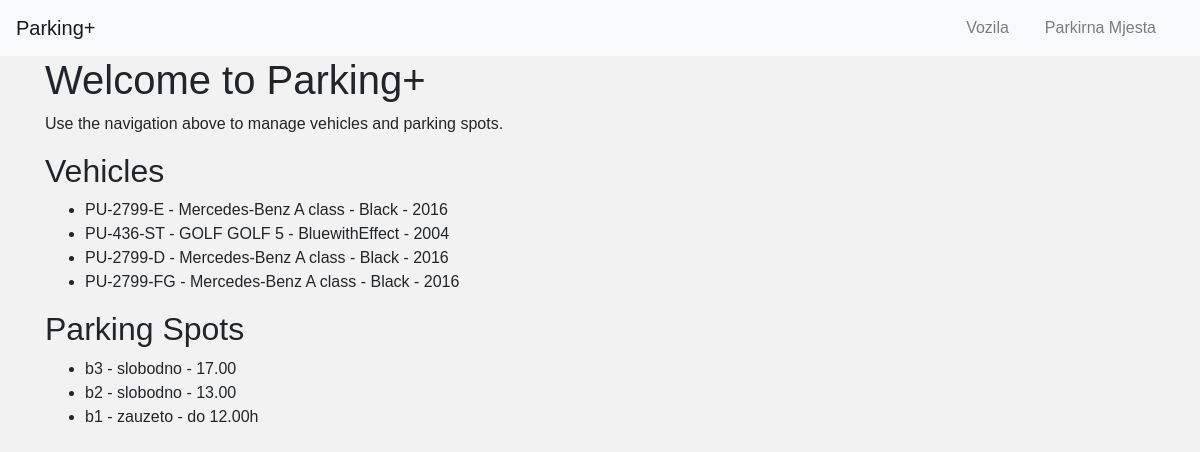
Before: / with the older database file.
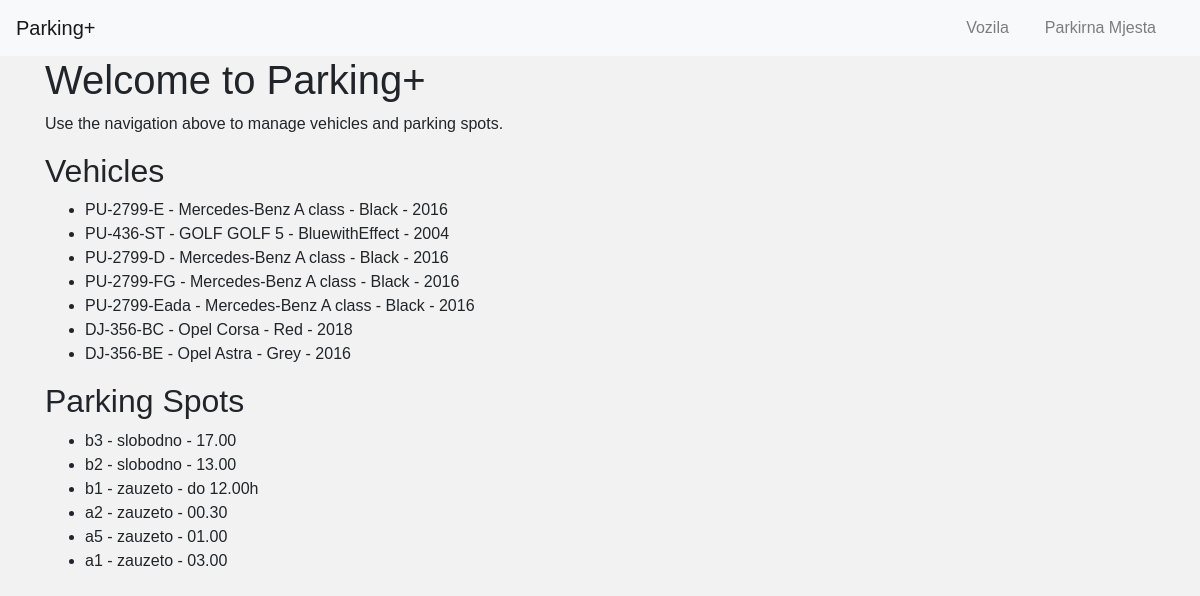
After: the same page with the newer database file.
### tables this page shows
CREATE TABLE Vozilo (
    RegistarskaOznaka TEXT PRIMARY KEY,
    Marka TEXT NOT NULL,
    Model TEXT NOT NULL,
    Boja TEXT,
    GodinaProizvodnje INTEGER
);

CREATE TABLE ParkirnoMjesto (
    IdentifikatorMjesta TEXT PRIMARY KEY,
    Status TEXT NOT NULL,
    VrijemeParkiranja TEXT
);

### app.py (the view)
@app.route('/')
def index():
    conn = get_db_connection()
    vozila = conn.execute('SELECT * FROM Vozilo').fetchall()
    parkirna_mjesta = conn.execute('SELECT * FROM ParkirnoMjesto').fetchall()
    conn.close()
    return render_template('index.html', vozila=vozila, parkirna_mjesta=parkirna_mjesta)

### app.py (called while the page is built)
def get_db_connection():
    conn = sqlite3.connect(DATABASE)
    conn.row_factory = sqlite3.Row
    return conn

### templates/index.html (shortened to what this page needs)
{% extends "base.html" %}
{% block content %}
<h1>Welcome to Parking+</h1>
<p>Use the navigation above to manage vehicles and parking spots.</p>
<h2>Vehicles</h2>
<ul>
    {% for vozilo in vozila %}
        <li>{{ vozilo.RegistarskaOznaka }} - {{ vozilo.Marka }} {{ vozilo.Model }} - {{ vozilo.Boja }} - {{ vozilo.GodinaProizvodnje }}</li>
    {% endfor %}
</ul>
<h2>Parking Spots</h2>
<ul id="parking-spots">
    {% for mjesto in parkirna_mjesta %}
        <li id="spot-{{ mjesto.IdentifikatorMjesta }}">{{ mjesto.IdentifikatorMjesta }} - {{ mjesto.Status }} - {{ mjesto.VrijemeParkiranja }}</li>
    {% endfor %}
</ul>
{% endblock %}

### templates/base.html (shortened to what this page needs)
<!DOCTYPE html>
<html lang="en">
<head>
    <link rel="stylesheet" href="https://maxcdn.bootstrapcdn.com/bootstrap/4.0.0/css/bootstrap.min.css">
    <link rel="stylesheet" href="{{ url_for('static', filename='style.css') }}">
</head>
<body>
    <nav class="navbar navbar-expand-lg navbar-light bg-light">
        <a class="navbar-brand" href="{{ url_for('index') }}">Parking+</a>
        <div class="collapse navbar-collapse">
            <ul class="navbar-nav ml-auto">
                <li class="nav-item">
                    <a class="nav-link" href="{{ url_for('vozila') }}">Vozila</a>
                </li>
                <li class="nav-item">
                    <a class="nav-link" href="{{ url_for('parkirna_mjesta') }}">Parkirna Mjesta</a>
                </li>
            </ul>
        </div>
    </nav>
    <div class="container">
        {% block content %}{% endblock %}
    </div>
</body>
</html>

### static/style.css (style rules this page uses)
body { font-family: Arial, sans-serif; margin: 0; padding: 0; background-color: #f2f2f2; }
nav ul { list-style-type: none; padding: 0; margin: 0; }
nav ul li { display: inline; margin-right: 20px; }
nav ul li a { color: #fff; text-decoration: none; }

Changed rows visible on the page:
added Vozilo: RegistarskaOznaka "PU-2799-Eada", Marka "Mercedes-Benz", Model "A class", Boja "Black", GodinaProizvodnje "2016"
added Vozilo: RegistarskaOznaka "DJ-356-BC", Marka "Opel", Model "Corsa", Boja "Red", GodinaProizvodnje "2018"
added Vozilo: RegistarskaOznaka "DJ-356-BE", Marka "Opel", Model "Astra", Boja "Grey", GodinaProizvodnje "2016"
added ParkirnoMjesto: IdentifikatorMjesta "a2", Status "zauzeto", VrijemeParkiranja "00.30"
added ParkirnoMjesto: IdentifikatorMjesta "a5", Status "zauzeto", VrijemeParkiranja "01.00"
added ParkirnoMjesto: IdentifikatorMjesta "a1", Status "zauzeto", VrijemeParkiranja "03.00"
